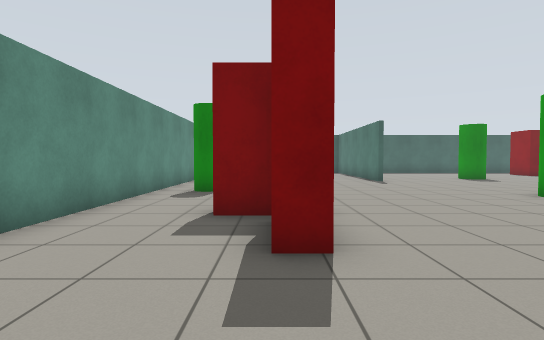
View 1 (above)

21 first-person views from a walk through a world built for the Gazebo simulator. The camera is 0.94 m above the floor, tilts 2° down and sees 80° across. Floor lines are 1 m apart. The floor is counted in squares, 1 m on a side. Each view is taken from the middle of a square. On the plan, view 1 faces up. The plan holds only what a view shows up to about 12 squares ahead; the rest is blank.

View 2
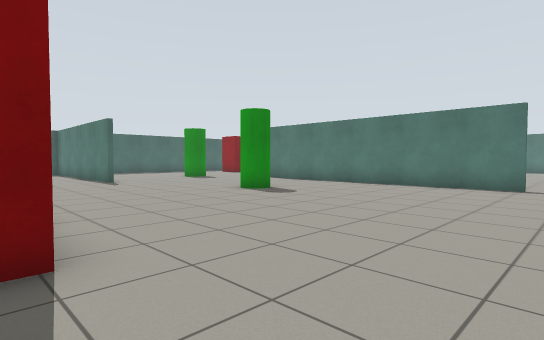

View 3
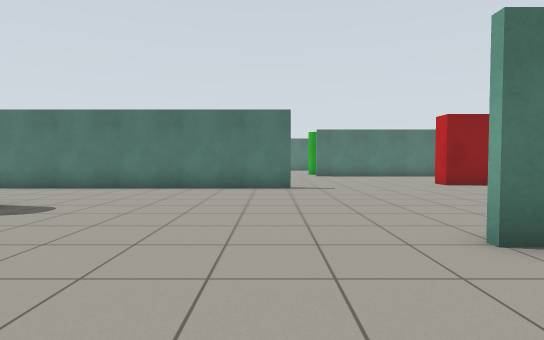

View 4
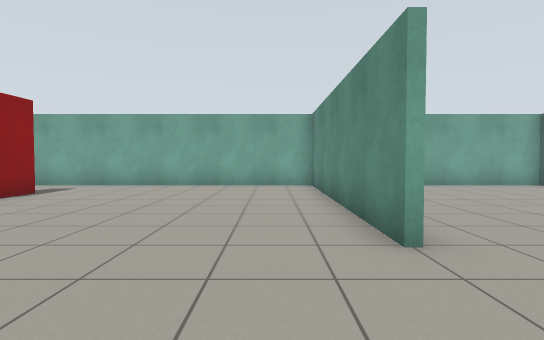

View 5
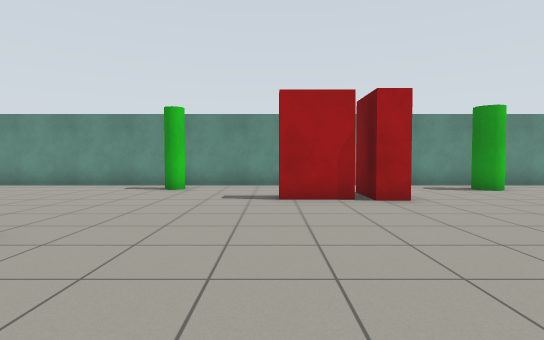

View 6
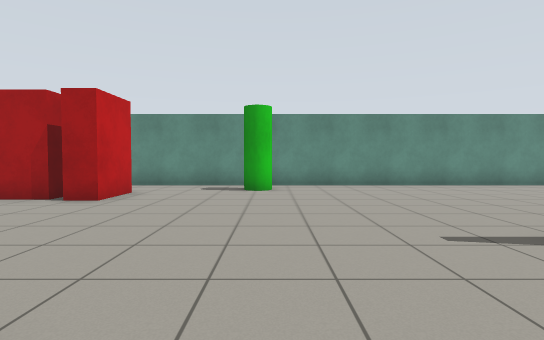

View 7
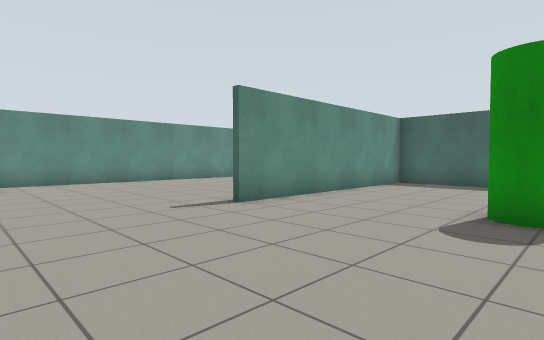

View 8
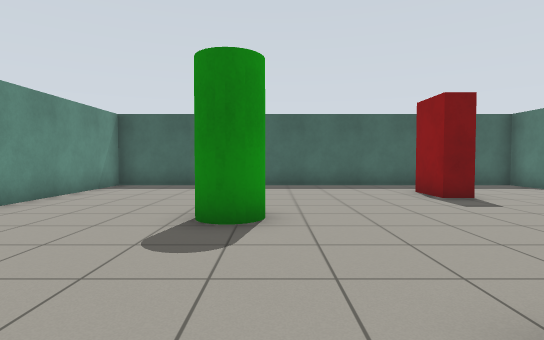

View 9
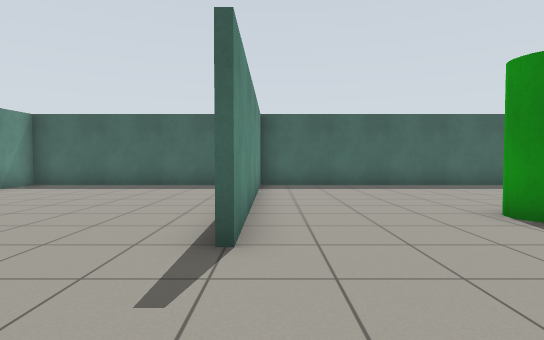

View 10
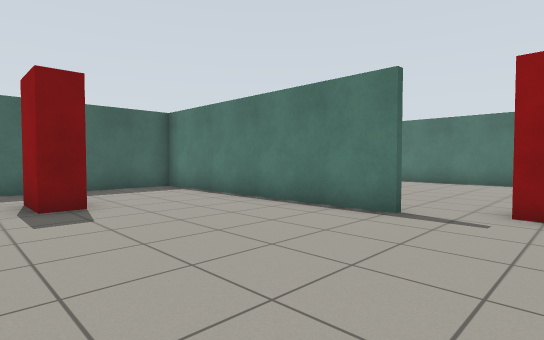

View 11
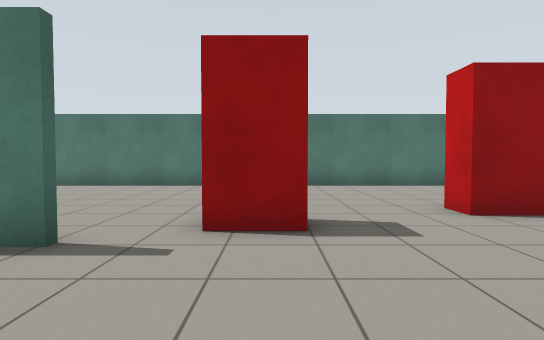

View 12
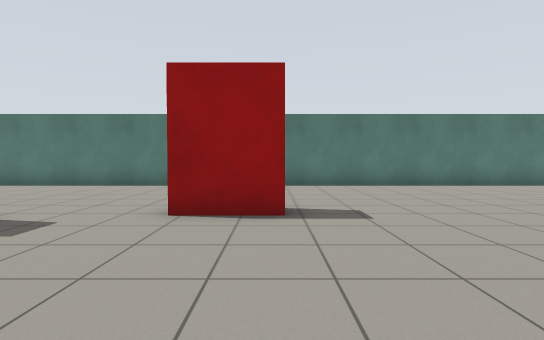

View 13
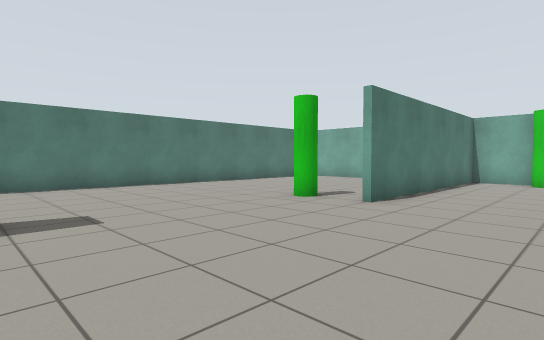

View 14
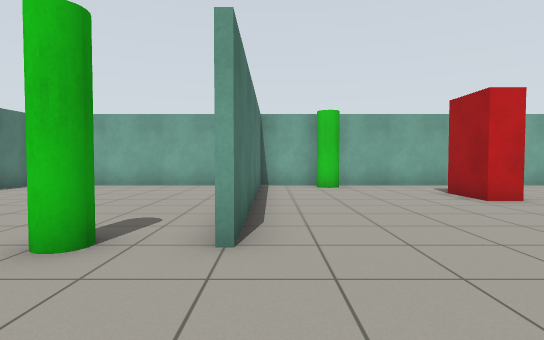

View 15
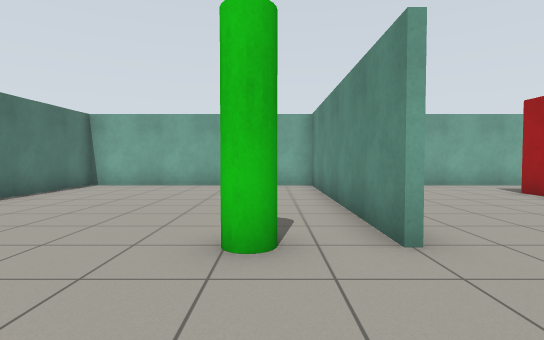

View 16
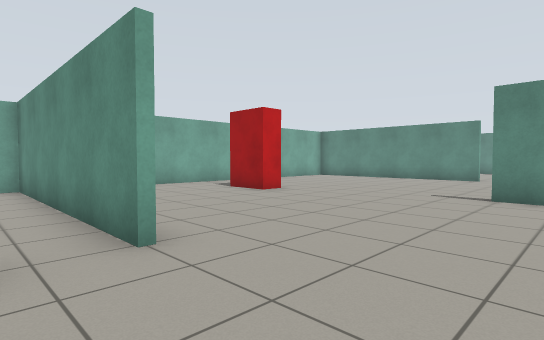

View 17
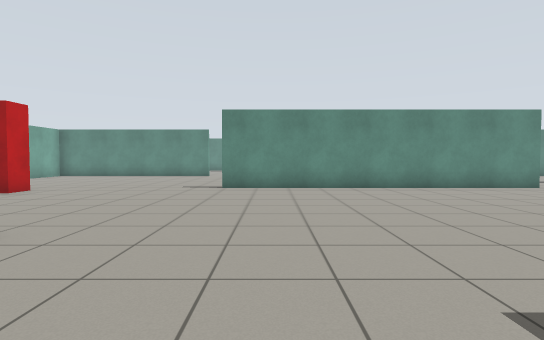

View 18
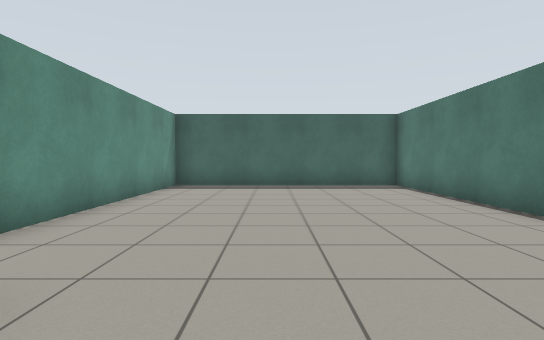

View 19
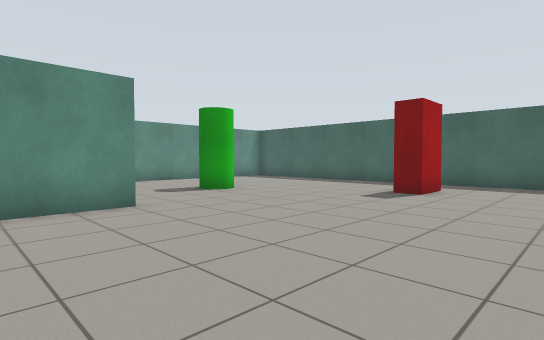

View 20
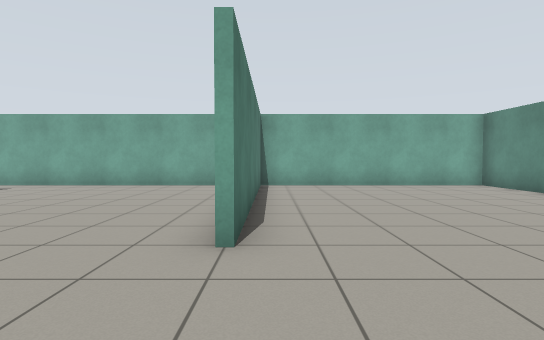

View 21
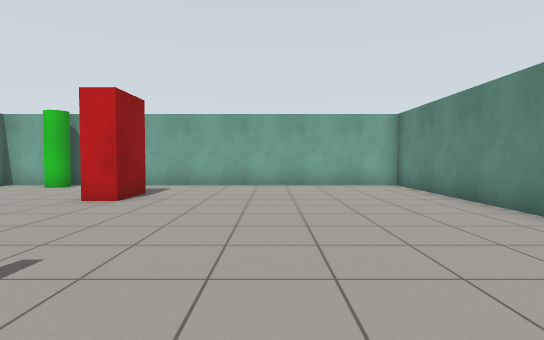

### Floor plan
Points are (right, up) in squares from view 1. A wall is a line through its corners. A room is listed if a view was taken in it or the views show most of it. See-through windows are left out.
Room 1 (views 1, 2, 3, 4, 5, 6, 7, 8, 9, 10, 11, 12, 13, 14, 15, 16, 17, 18, 19, 20, 21)
walls: (11.6, 11.6) (11.6, 1.4); (11.4, 1.4) (11.4, 10.7); (18.4, 13.4) (18.4, 21.5); (18.6, -0.4) (18.6, -8.5); (4.6, -0.4) (4.6, -8.4) (26.4, -8.4) (26.4, 21.4) (4.6, 21.4) (4.6, 13.4); (18.6, 21.5) (18.6, 14); (18.4, -8.5) (18.4, -0.4); (4.4, -8.1) (4.4, -0.4); (3, 21.4) (-3.4, 21.4) (-3.4, -8.4) (4.4, -8.4)
objects: green pole (-2, 0); green cylinder (-2, 9) to (-2, 10); red box (-1, 6) to (1, 6); red box (0, 3) to (0, 5); green cylinder (7, 8); green cylinder (9, 15) to (10, 15); red box (13, -6) to (13, -4); red box (14, 18) to (15, 19); green cylinder (16, -8); red box (19, 11) to (20, 12); green pole (20, -1) to (20, 0); red box (21, 6) to (21, 7)

Where each view was taken, in squares from view 1:
view 1: 0 up, 0 right, facing up
view 2: 0 up, 0 right, facing up-right
view 3: 2 up, 1 right, facing right
view 4: 3 up, 6 right, facing down
view 5: 3 up, 8 right, facing left
view 6: 10 up, 8 right, facing left
view 7: 9 up, 10 right, facing up-left
view 8: 10 up, 10 right, facing up
view 9: 10 up, 5 right, facing up
view 10: 11 up, 13 right, facing up-right
view 11: 11 up, 15 right, facing right
view 12: 6 up, 15 right, facing right
view 13: 6 up, 15 right, facing down-right
view 14: 3 up, 18 right, facing down
view 15: 3 up, 20 right, facing down
view 16: 3 up, 20 right, facing down-left
view 17: 3 up, 22 right, facing left
view 18: 10 up, 22 right, facing up
view 19: 9 up, 18 right, facing up-left
view 20: 3 up, 4 right, facing down
view 21: 3 up, 9 right, facing down
